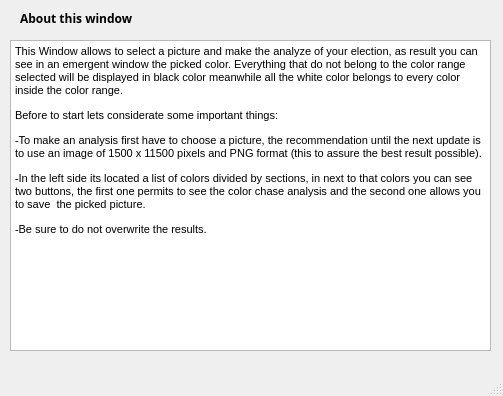
<?xml version="1.0" encoding="UTF-8"?>
<ui version="4.0">
 <class>MainWindow</class>
 <widget class="QMainWindow" name="MainWindow">
  <property name="geometry">
   <rect>
    <x>0</x>
    <y>0</y>
    <width>503</width>
    <height>396</height>
   </rect>
  </property>
  <property name="windowTitle">
   <string>B&amp;N mask information</string>
  </property>
  <property name="windowIcon">
   <iconset resource="logos.qrc">
    <normaloff>:/iconos/logo.ico</normaloff>:/iconos/logo.ico</iconset>
  </property>
  <widget class="QWidget" name="centralwidget">
   <widget class="QTextBrowser" name="textBrowser">
    <property name="geometry">
     <rect>
      <x>10</x>
      <y>40</y>
      <width>481</width>
      <height>311</height>
     </rect>
    </property>
    <property name="html">
     <string>&lt;!DOCTYPE HTML PUBLIC &quot;-//W3C//DTD HTML 4.0//EN&quot; &quot;http://www.w3.org/TR/REC-html40/strict.dtd&quot;&gt;
&lt;html&gt;&lt;head&gt;&lt;meta name=&quot;qrichtext&quot; content=&quot;1&quot; /&gt;&lt;style type=&quot;text/css&quot;&gt;
p, li { white-space: pre-wrap; }
&lt;/style&gt;&lt;/head&gt;&lt;body style=&quot; font-family:'MS Shell Dlg 2'; font-size:8.25pt; font-weight:400; font-style:normal;&quot;&gt;
&lt;p style=&quot; margin-top:12px; margin-bottom:12px; margin-left:0px; margin-right:0px; -qt-block-indent:0; text-indent:0px;&quot;&gt;&lt;span style=&quot; font-family:'Arial,sans-serif'; font-size:8.5pt;&quot;&gt;This Window allows to select a picture and make the analyze of your election, as result you can see in an emergent window the picked color. Everything that do not belong to the color range selected will be displayed in black color meanwhile all the white color belongs to every color inside the color range.&lt;/span&gt;&lt;span style=&quot; font-size:8pt;&quot;&gt; &lt;/span&gt;&lt;/p&gt;
&lt;p style=&quot; margin-top:12px; margin-bottom:12px; margin-left:0px; margin-right:0px; -qt-block-indent:0; text-indent:0px;&quot;&gt;&lt;span style=&quot; font-family:'Arial,sans-serif'; font-size:8.5pt;&quot;&gt;Before to start lets considerate some important things:&lt;/span&gt;&lt;span style=&quot; font-size:8pt;&quot;&gt; &lt;/span&gt;&lt;/p&gt;
&lt;p style=&quot; margin-top:12px; margin-bottom:12px; margin-left:0px; margin-right:0px; -qt-block-indent:0; text-indent:0px;&quot;&gt;&lt;span style=&quot; font-family:'Arial,sans-serif'; font-size:8.5pt;&quot;&gt;-To make an analysis first have to choose a picture, the recommendation until the next update is to use an image of 1500 x 11500 pixels and PNG format (this to assure the best result possible).&lt;/span&gt;&lt;span style=&quot; font-size:8pt;&quot;&gt; &lt;/span&gt;&lt;/p&gt;
&lt;p style=&quot; margin-top:12px; margin-bottom:12px; margin-left:0px; margin-right:0px; -qt-block-indent:0; text-indent:0px;&quot;&gt;&lt;span style=&quot; font-family:'Arial,sans-serif'; font-size:8.5pt;&quot;&gt;-In the left side its located a list of colors divided by sections, in next to that colors you can see two buttons, the first one permits to see the color chase analysis and the second one allows you to save  the picked picture.&lt;/span&gt;&lt;span style=&quot; font-size:8pt;&quot;&gt; &lt;/span&gt;&lt;/p&gt;
&lt;p style=&quot; margin-top:12px; margin-bottom:12px; margin-left:0px; margin-right:0px; -qt-block-indent:0; text-indent:0px;&quot;&gt;&lt;span style=&quot; font-family:'Arial,sans-serif'; font-size:8.5pt;&quot;&gt;-Be sure to do not overwrite the results.&lt;/span&gt;&lt;span style=&quot; font-size:8pt;&quot;&gt; &lt;/span&gt;&lt;/p&gt;&lt;/body&gt;&lt;/html&gt;</string>
    </property>
   </widget>
   <widget class="QLabel" name="label">
    <property name="geometry">
     <rect>
      <x>20</x>
      <y>10</y>
      <width>171</width>
      <height>16</height>
     </rect>
    </property>
    <property name="font">
     <font>
      <family>Arial Black</family>
      <weight>75</weight>
      <bold>true</bold>
     </font>
    </property>
    <property name="text">
     <string>About this window</string>
    </property>
   </widget>
  </widget>
  <widget class="QMenuBar" name="menubar">
   <property name="geometry">
    <rect>
     <x>0</x>
     <y>0</y>
     <width>503</width>
     <height>21</height>
    </rect>
   </property>
  </widget>
  <widget class="QStatusBar" name="statusbar"/>
 </widget>
 <resources>
  <include location="logos.qrc"/>
 </resources>
 <connections/>
</ui>
